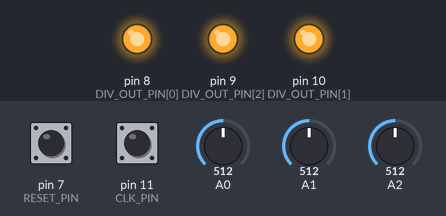
Bench run of a sketch on a simulated Arduino Uno, built with avr-gcc and run on an emulated ATmega328P. Parts: output pins drawn as LEDs (lit = HIGH). Inputs (shaded band) come from the test bench; at power-on: pin 11 (CLK_PIN) HIGH, pin 7 (RESET_PIN) LOW, A0 = 512, A1 = 512, A2 = 512.

Above: at 1.2 s.
1.3 s: pin 11 (CLK_PIN) driven LOW
At 1.8 s:
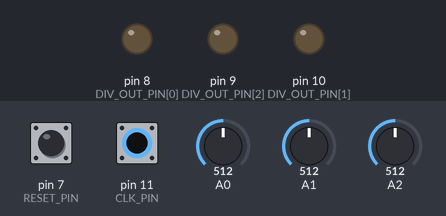
2.8 s: pin 11 (CLK_PIN) pulsed HIGH 5 times (0.12 s each, 0.3 s apart)
At 4.06 s:
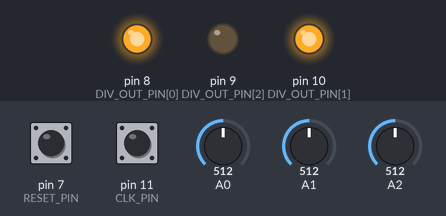
Timing chart, 0 to 5.8 s (numbered marks = the images above; inputs shaded):
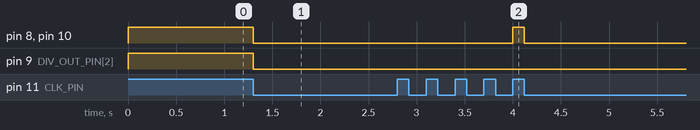

The sketch:

clockdivider.ino
```cpp
const int CLK_PIN = 11;
const int RESET_PIN = 7;

const int CLK_DEBOUNCE_TIME = 10;
int prevClk = 0;
int clkDebounce = 0;

const int RESET_DEBOUNCE_TIME = 10;
int prevReset = 0;
int resetDebounce = 0;

// selected nr of steps
int div_steps[3] = {2, 4, 8};
// step counters
int div_count[3] = {0, 0, 0};


// wire colors: 0: purple, 1: orange, 2: green
// analog division selector input pins
const static int DIV_SELECT_PIN[3] = {0, 1, 2};
// division output pins
const static int DIV_OUT_PIN[3] = {8, 10, 9};

// each divider can select a different set of steps
// using the DIV_SELECT_PIN input potentiometer
const static int SELECTABLE_STEPS[3][6] = {
  {2, 3, 4, 5, 6, 8},
  {2, 3, 4, 5, 6, 8},
  {4, 8, 16, 32, 64, 128},
};

void setup() {
  // put your setup code here, to run once:
  pinMode(DIV_SELECT_PIN[0], INPUT);
  pinMode(DIV_SELECT_PIN[1], INPUT);
  pinMode(DIV_SELECT_PIN[2], INPUT);

  pinMode(DIV_OUT_PIN[0], OUTPUT);
  pinMode(DIV_OUT_PIN[1], OUTPUT);
  pinMode(DIV_OUT_PIN[2], OUTPUT);

  pinMode(CLK_PIN, INPUT);
  pinMode(RESET_PIN, INPUT);

  prevClk = 0;
  clkDebounce = CLK_DEBOUNCE_TIME;

  prevReset = 0;
  resetDebounce = RESET_DEBOUNCE_TIME;
}

void updateDivision(int divIdx, int edge) {

  // update the output
  if (edge == 1) {
    div_count[divIdx] += 1;
    if (div_count[divIdx] >= div_steps[divIdx]) {
        div_count[divIdx] = 0;
        digitalWrite(DIV_OUT_PIN[divIdx], HIGH);
    }
  } else if (edge == -1) {
    digitalWrite(DIV_OUT_PIN[divIdx], LOW);
  } else {
    // no event. Lets see if we should update the number of steps

    // read the nr of steps from analog pin
    int val = analogRead(DIV_SELECT_PIN[divIdx]);
    int newSteps = 0;
    if (val <= 170) {
      newSteps = SELECTABLE_STEPS[divIdx][0];
    } else if (val <= 340) {
      newSteps = SELECTABLE_STEPS[divIdx][1];
    } else if (val <= 510) {
      newSteps = SELECTABLE_STEPS[divIdx][2];
    } else if (val <= 680) {
      newSteps = SELECTABLE_STEPS[divIdx][3];
    } else if (val <= 850) {
      newSteps = SELECTABLE_STEPS[divIdx][4];
    } else {
      newSteps = SELECTABLE_STEPS[divIdx][5];
    }
    if (newSteps != div_steps[divIdx]) {
      // When a change is detected, update number of steps in division & reset the clockdivider and restart
      div_steps[divIdx] = newSteps;
      resetClockDivider();
    }
  }
}

void resetClockDivider() {
  // Set all counters to the current number of steps. This guarantees that on
  // the next clock input, all outputs emit a signal
  div_count[0] = div_steps[0];
  div_count[1] = div_steps[1];
  div_count[2] = div_steps[2];
}

int readClk() {
  // Returns 1 on rising edge and -1 on falling edge
  int clk = digitalRead(CLK_PIN);

  if (clkDebounce == 0) {
    // detect rising edge
    if (prevClk == LOW && clk == HIGH) {
      clkDebounce = CLK_DEBOUNCE_TIME;
      prevClk = HIGH;
      return 1;
    }
    // detect falling edge
    if (prevClk == HIGH && clk == LOW) {
      clkDebounce = CLK_DEBOUNCE_TIME;
      prevClk = LOW;
      return -1;
    }
  } else {
    clkDebounce -= 1;
  }

  return 0;
}


int readReset() {
  // Returns 1 on rising edge and -1 on falling edge
  int reset = digitalRead(RESET_PIN);

  if (resetDebounce == 0) {
    // detect rising edge
    if (prevReset == LOW && reset == HIGH) {
      resetDebounce = RESET_DEBOUNCE_TIME;
      prevReset = HIGH;
      return 1;
    }
    // detect falling edge
    if (prevReset == HIGH && reset == LOW) {
      resetDebounce = RESET_DEBOUNCE_TIME;
      prevReset = LOW;
      return -1;
    }
  } else {
    resetDebounce -= 1;
  }

  return 0;
}

void loop() {
  int resetEdge = readReset();
  if (resetEdge == HIGH) {
    // On rising edge, reset all counters
    resetClockDivider();
  }

  // We only process clock signals when the last read reset state is low
  if (prevReset == LOW) {
    int clkEdge = readClk();

    // process all 3 divisions
    for (int i=0; i<3; i++) {
      updateDivision(i, clkEdge);
    }
  }

}
```

Measured:
- after the input at 1.3 s, pin 8 (DIV_OUT_PIN[0]), pin 9 (DIV_OUT_PIN[2]), pin 10 (DIV_OUT_PIN[1]): HIGH → LOW at once
- after the input at 2.8 s, pin 8 (DIV_OUT_PIN[0]), pin 10 (DIV_OUT_PIN[1]): LOW → HIGH after 1.2 s, → LOW 0.12 s later
